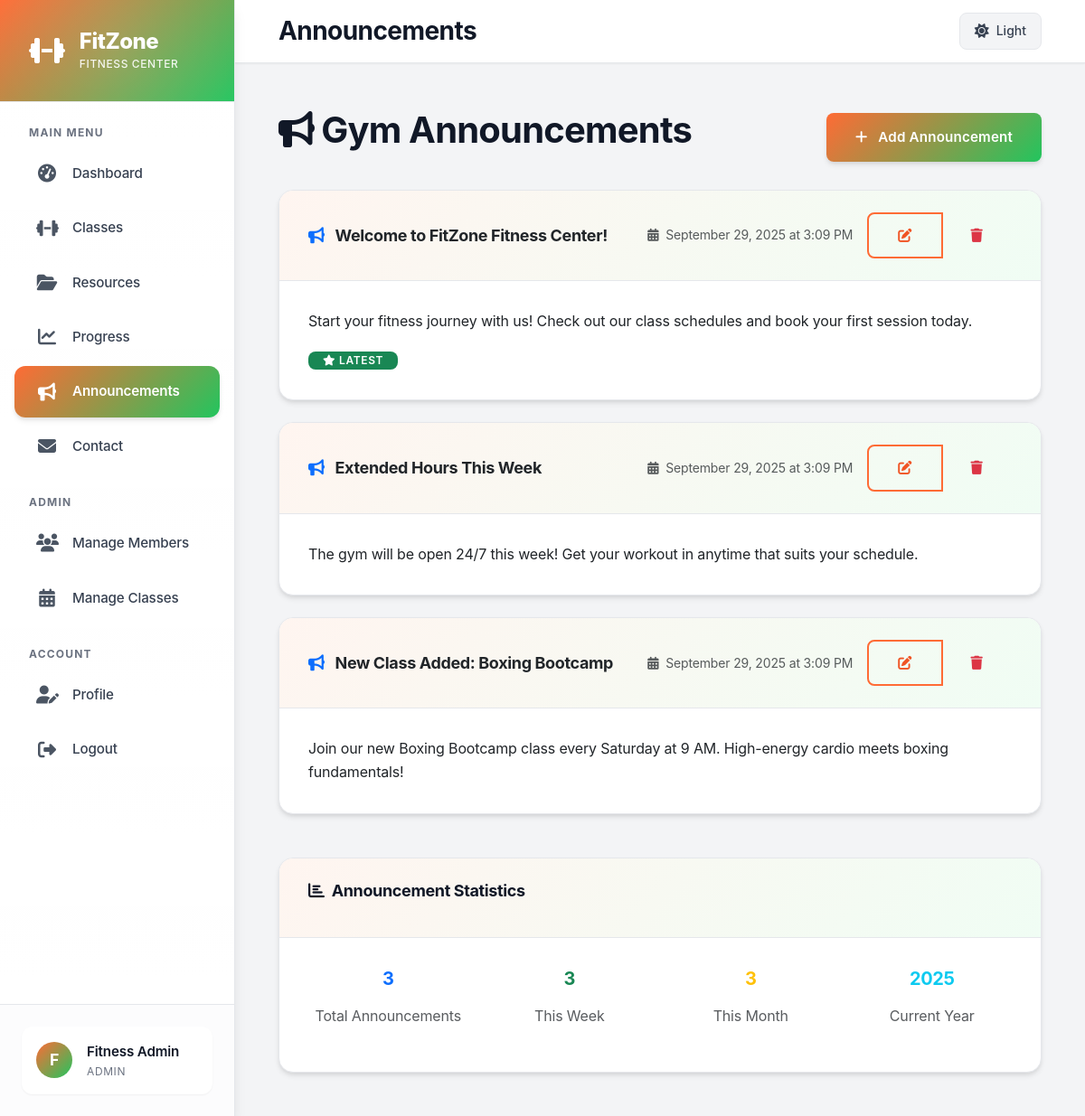
The app's page /news.php (signed in) with its own data.
### tables this page shows
CREATE TABLE IF NOT EXISTS announcements (
    id INT AUTO_INCREMENT PRIMARY KEY,
    title VARCHAR(255) NOT NULL,
    content TEXT NOT NULL,
    created_at DATETIME DEFAULT CURRENT_TIMESTAMP
);

### db.php (called while the page is built, shortened)
<?php
function isAdmin() {
    return isset($_SESSION['role']) && $_SESSION['role'] === 'admin';
}
function sanitizeInput($input) {
    return htmlspecialchars(trim($input), ENT_QUOTES, 'UTF-8');
}
?>

### news.php (the view, shortened to what this page needs)
<?php
require_once 'db.php';
require_once 'header.php';
try {
    $stmt = $pdo->prepare("SELECT * FROM announcements ORDER BY created_at DESC");
    $stmt->execute();
    $announcements = $stmt->fetchAll();
} catch (PDOException $e) {
    $error_message = 'Database error occurred while loading announcements.';
}
?>
<div class="d-flex justify-content-between align-items-center mb-4">
    <h1><i class="fas fa-bullhorn me-2"></i>Gym Announcements</h1>
    <?php if (isAdmin()): ?>
        <button class="btn btn-primary" data-bs-toggle="modal" data-bs-target="#addAnnouncementModal">
            <i class="fas fa-plus me-1"></i>Add Announcement
        </button>
    <?php endif; ?>
</div>
<?php if (!empty($announcements)): ?>
    <div class="row">
        <?php foreach ($announcements as $index => $announcement): ?>
            <div class="col-12 mb-4">
                <div class="card">
                    <div class="card-header d-flex justify-content-between align-items-center">
                        <h5 class="card-title mb-0">
                            <i class="fas fa-bullhorn me-2 text-primary"></i>
                            <?= sanitizeInput($announcement['title']) ?>
                        </h5>
                        <div class="d-flex align-items-center">
                            <small class="text-muted me-3">
                                <i class="fas fa-calendar-alt me-1"></i>
                                <?= date('F j, Y \a\t g:i A', strtotime($announcement['created_at'])) ?>
                            </small>
                            <?php if (isAdmin()): ?>
                                <div class="btn-group btn-group-sm">
                                    <button class="btn btn-outline-primary"
                                            onclick="editAnnouncement(<?= htmlspecialchars(json_encode($announcement), ENT_QUOTES, 'UTF-8') ?>)"
                                            title="Edit Announcement">
                                        <i class="fas fa-edit"></i>
                                    </button>
                                    <button class="btn btn-outline-danger"
                                            onclick="deleteAnnouncement(<?= $announcement['id'] ?>, '<?= sanitizeInput($announcement['title']) ?>')"
                                            title="Delete Announcement">
                                        <i class="fas fa-trash"></i>
                                    </button>
                                </div>
                            <?php endif; ?>
                        </div>
                    </div>
                    <div class="card-body">
                        <div class="announcement-content">
                            <?= nl2br(sanitizeInput($announcement['content'])) ?>
                        </div>
                        <?php if ($index === 0): ?>
                            <div class="mt-3">
                                <span class="badge bg-success">
                                    <i class="fas fa-star me-1"></i>Latest
                                </span>
                            </div>
                        <?php endif; ?>
                    </div>
                </div>
            </div>
        <?php endforeach; ?>
    </div>
    <div class="card mt-4">
        <div class="card-header">
            <h5><i class="fas fa-chart-bar me-2"></i>Announcement Statistics</h5>
        </div>
        <div class="card-body">
            <div class="row text-center">
                <div class="col-md-3">
                    <h4 class="text-primary"><?= count($announcements) ?></h4>
                    <p class="text-muted">Total Announcements</p>
                </div>
                <div class="col-md-3">
                    <h4 class="text-success">
                        <?= count(array_filter($announcements, function($a) { return strtotime($a['created_at']) > strtotime('-7 days'); })) ?>
                    </h4>
                    <p class="text-muted">This Week</p>
                </div>
                <div class="col-md-3">
                    <h4 class="text-warning">
                        <?= count(array_filter($announcements, function($a) { return strtotime($a['created_at']) > strtotime('-30 days'); })) ?>
                    </h4>
                    <p class="text-muted">This Month</p>
                </div>
                <div class="col-md-3">
                    <h4 class="text-info"><?= date('Y') ?></h4>
                    <p class="text-muted">Current Year</p>
                </div>
            </div>
        </div>
    </div>
<?php endif; ?>
<?php require_once 'footer.php'; ?>

### style.css (style rules this page uses)
:root { --primary-50: #fff5f0; --primary-100: #ffe4d6; --primary-200: #ffc9ad; --primary-300: #ffa875; --primary-400: #ff8242; --primary-500: #ff6b35; --primary-600: #f05424; --primary-700: #d93d0f; --primary-800: #b23010; --primary-900: #8b2710; --secondary-50: #f0fdf4; --secondary-100: #dcfce7; --secondary-200: #bbf7d0; --secondary-300: #86efac; --secondary-400: #4ade80; --secondary-500: #22c55e; --secondary-600: #16a34a; --secondary-700: #15803d; --secondary-800: #166534; --secondary-900: #14532d; --gray-50: #f9fafb; --gray-100: #f3f4f6; --gray-200: #e5e7eb; --gray-300: #d1d5db; --gray-400: #9ca3af; --gray-500: #6b7280; --gray-600: #4b5563; --gray-700: #374151; --gray-800: #1f2937; --gray-900: #111827; --success: #10b981; --warning: #f59e0b; --error: #ef4444; --info: #3b82f6; --sidebar-width: 260px; --sidebar-collapsed-width: 80px; --topbar-height: 70px; --font-family-base: 'Inter', -apple-system, BlinkMacSystemFont, 'Segoe UI', Roboto, sans-serif; --font-family-heading: 'Inter', -apple-system, BlinkMacSystemFont, 'Segoe UI', Roboto, sans-serif; --space-xs: 0.25rem; --space-sm: 0.5rem; --space-md: 1rem; --space-lg: 1.5rem; --space-xl: 2rem; --space-2xl: 3rem; --radius-sm: 0.375rem; --radius-md: 0.5rem; --radius-lg: 0.75rem; --radius-xl: 1rem; --radius-2xl: 1.5rem; --shadow-sm: 0 1px 2px 0 rgba(0, 0, 0, 0.05); --shadow-md: 0 4px 6px -1px rgba(0, 0, 0, 0.1), 0 2px 4px -1px rgba(0, 0, 0, 0.06); --shadow-lg: 0 10px 15px -3px rgba(0, 0, 0, 0.1), 0 4px 6px -2px rgba(0, 0, 0, 0.05); --shadow-xl: 0 20px 25px -5px rgba(0, 0, 0, 0.1), 0 10px 10px -5px rgba(0, 0, 0, 0.04); --shadow-2xl: 0 25px 50px -12px rgba(0, 0, 0, 0.25); --gradient-primary: linear-gradient(135deg, var(--primary-500) 0%, var(--secondary-500) 100%); --gradient-primary-hover: linear-gradient(135deg, var(--primary-600) 0%, var(--secondary-600) 100%); --gradient-subtle: linear-gradient(135deg, var(--primary-50) 0%, var(--secondary-50) 100%); --transition-fast: 150ms ease-in-out; --transition-normal: 250ms ease-in-out; --transition-slow: 350ms ease-in-out; }
* { margin: 0; padding: 0; box-sizing: border-box; }
html { scroll-behavior: smooth; scroll-padding-top: calc(var(--topbar-height) + 20px); }
body { font-family: var(--font-family-base); background-color: var(--gray-100); color: var(--gray-800); line-height: 1.6; letter-spacing: -0.01em; overflow-x: hidden; }
h1, h2, h3, h4, h5, h6 { font-family: var(--font-family-heading); font-weight: 700; line-height: 1.3; letter-spacing: -0.02em; color: var(--gray-900); margin-bottom: var(--space-md); }
h1 { font-size: 2.5rem; }
h4 { font-size: 1.25rem; }
h5 { font-size: 1.125rem; }
.card { background: white; border-radius: var(--radius-xl); box-shadow: var(--shadow-md); border: 1px solid var(--gray-200); transition: var(--transition-normal); overflow: hidden; }
.card-header { padding: var(--space-lg) var(--space-xl); border-bottom: 1px solid var(--gray-200); background: var(--gradient-subtle); }
.card-body { padding: var(--space-xl); }
.btn { font-weight: 600; border-radius: var(--radius-md); transition: var(--transition-fast); border: none; padding: var(--space-md) var(--space-xl); font-size: 0.95rem; letter-spacing: 0.01em; cursor: pointer; display: inline-flex; align-items: center; justify-content: center; gap: var(--space-sm); }
.btn-primary { background: var(--gradient-primary); color: white; box-shadow: var(--shadow-md); }
.btn-outline-primary { border: 2px solid var(--primary-500); color: var(--primary-600); background: transparent; }
.badge { display: inline-block; padding: var(--space-xs) var(--space-md); border-radius: var(--radius-md); font-size: 0.75rem; font-weight: 600; letter-spacing: 0.05em; text-transform: uppercase; }
.mb-4 { margin-bottom: var(--space-xl); }
.mt-4 { margin-top: var(--space-xl); }
.mt-3 { margin-top: var(--space-lg); }
.text-center { text-align: center; }
.d-flex { display: flex; }
.align-items-center { align-items: center; }
.justify-content-between { justify-content: space-between; }
.text-muted { color: var(--gray-500); }

### records on screen
announcements: title "Welcome to FitZone Fitness Center!", created_at "September 29, 2025 at 3:09 PM", content "Start your fitness journey with us! Check out our class schedules and book your first session today.", shows "LATEST"
announcements: title "Extended Hours This Week", created_at "September 29, 2025 at 3:09 PM", content "The gym will be open 24/7 this week! Get your workout in anytime that suits your schedule."
announcements: title "New Class Added: Boxing Bootcamp", created_at "September 29, 2025 at 3:09 PM", content "Join our new Boxing Bootcamp class every Saturday at 9 AM. High-energy cardio meets boxing fundamentals!"

### other values on screen
substr($_SESSION['name'] ?? 'U', 0, 1) "F"
sanitizeInput($_SESSION['name'] ?? 'User') "Fitness Admin"
$page_title "Announcements"
count($announcements) "3"
